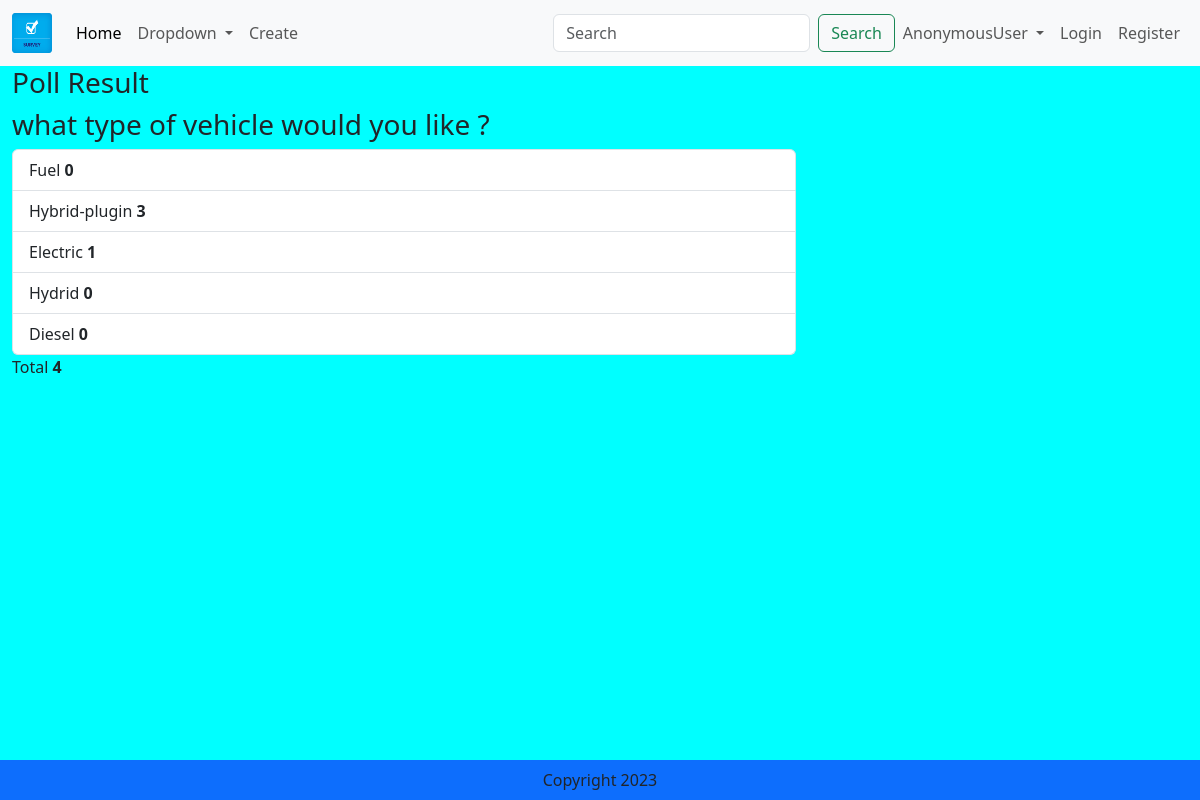
/result/14/, run on the app's committed database.
### app/models.py (models this page shows, shortened)
class Entity(models.Model):
    question =  models.TextField()
    rate_question = models.TextField(max_length=50, default="")

class Poll(models.Model):
    questionId = models.ForeignKey(Entity,on_delete=models.CASCADE)
    option_one = models.CharField(max_length=50)
    option_two = models.CharField(max_length=50)
    option_three = models.CharField(max_length=50)
    option_four = models.CharField(max_length=50, default='')
    option_five = models.CharField(max_length=50,default='')
    option_count_one = models.IntegerField(default=0)
    option_count_two = models.IntegerField(default=0)
    option_count_three = models.IntegerField(default=0)
    option_count_four = models.IntegerField(default=0)
    option_count_five = models.IntegerField(default=0)
    def total(self):
        return self.option_count_one + self.option_count_two + self.option_count_three + self.option_count_four + self.option_count_five

### app/views.py (the view)
# urls.py: path('result/<entity_id>/',views.result, name='result'),
def result(request, entity_id):
    entity = Entity.objects.get(pk=entity_id)
    poll = Poll.objects.get(questionId=entity)
    context = {'entity':entity,'poll':poll}
    return render(request,'result.html',context)

### templates/result.html
{% extends 'base.html' %}
{% load static %}
{% block main-content %}
<div class="container-fluid">
    <div class="col-lg-8 col-lg-offset-2">
        <div class="panel panel-default">
            <div class="panel-heading">
                <h3 class="panel-title">Poll Result</h3>
            </div>
            <div class="panel-body">
                <h3>{{entity.question}}</h3>
            </div>
            <ul class="list-group">
                <li class="list-group-item">{{poll.option_one}} <strong>{{poll.option_count_one}}</strong></li>
                <li class="list-group-item">{{poll.option_two}} <strong>{{poll.option_count_two}}</strong></li>
                <li class="list-group-item">{{poll.option_three}} <strong>{{poll.option_count_three}}</strong></li>
                <li class="list-group-item">{{poll.option_four}} <strong>{{poll.option_count_four}}</strong></li>
                <li class="list-group-item">{{poll.option_five}} <strong>{{poll.option_count_five}}</strong></li>
            </ul>
            <div class="panel-footer">
                Total <strong>{{poll.total}}</strong>
            </div>
        </div>
    </div>
</div>
{% endblock main-content %}

### static/style.css (style rules this page uses)
body { background-color: aqua; }

### data on the page
Entity: question "what type of vehicle would you like ?"
Poll: option_one "Fuel", option_count_one "0", option_two "Hybrid-plugin", option_count_two "3", option_three "Electric", option_count_three "1", option_four "Hydrid", option_count_four "0", option_five "Diesel", option_count_five "0", total "4"

### other printed values
{{ request.user }} "AnonymousUser"
